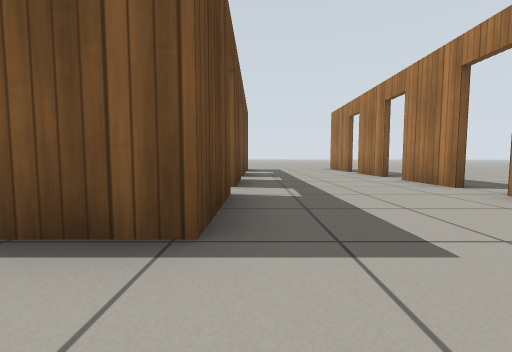
View 1 (above)

12 first-person views from a walk through a world built for the Gazebo simulator. The camera is 0.5 m above the floor, tilts 4° down and sees 90° across. The floor is counted in squares, 1 m on a side. Each view is taken from the middle of a square. On the plan, view 1 faces up. The plan holds only what a view shows up to about 9 squares ahead; the rest is blank. Gazebo's built-in surfaces are drawn with simple patterns.

View 2
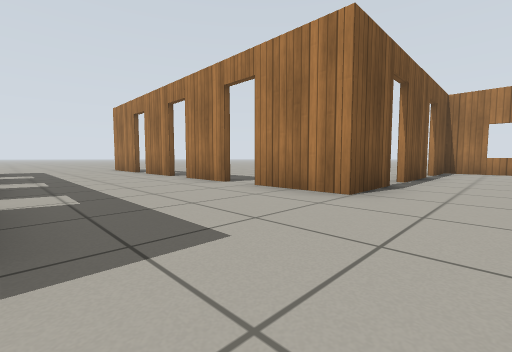

View 3
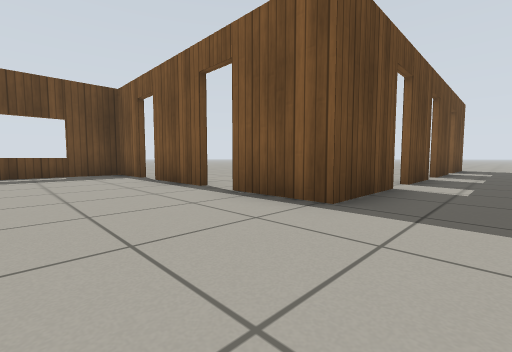

View 4
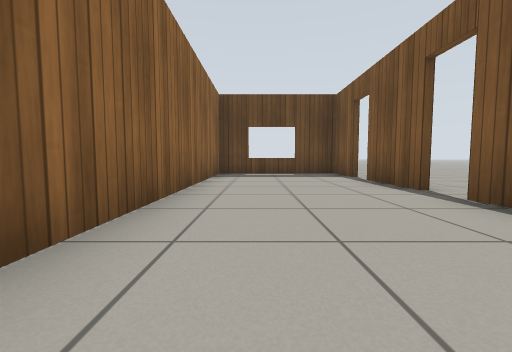

View 5
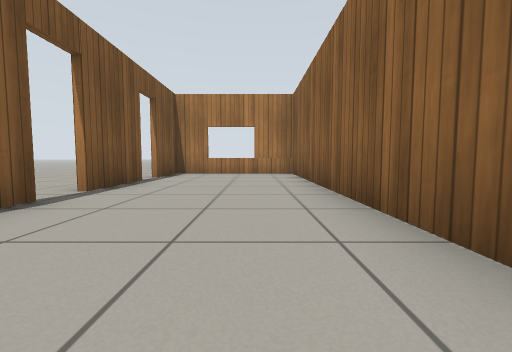

View 6
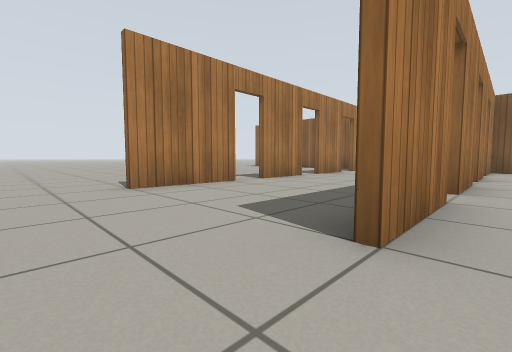

View 7
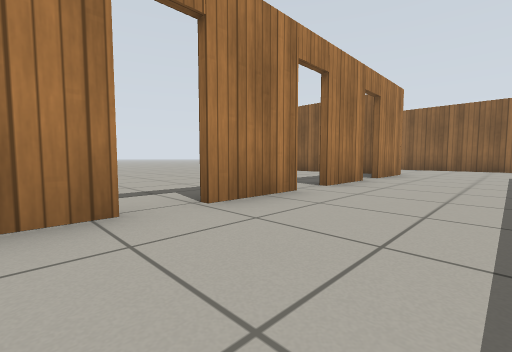

View 8
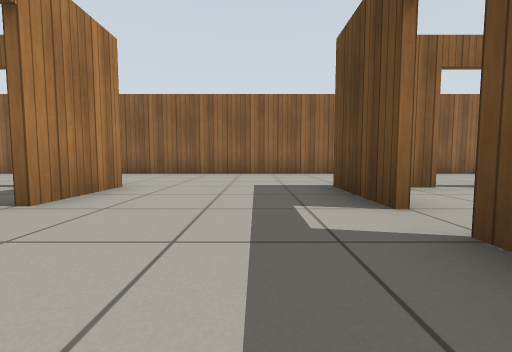

View 9
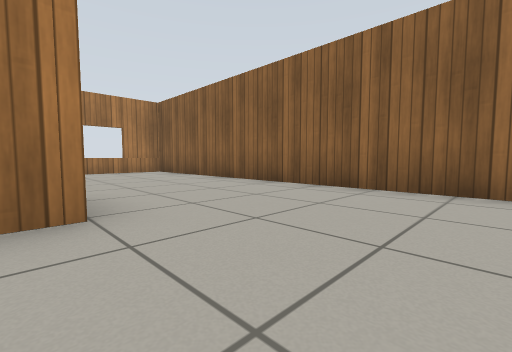

View 10
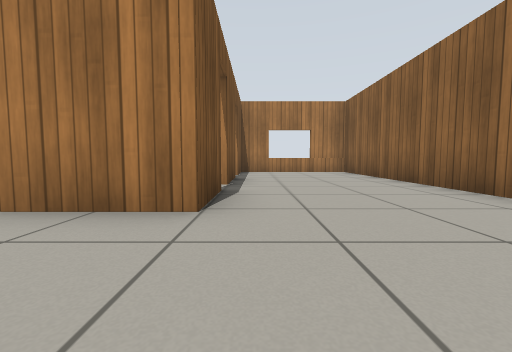

View 11
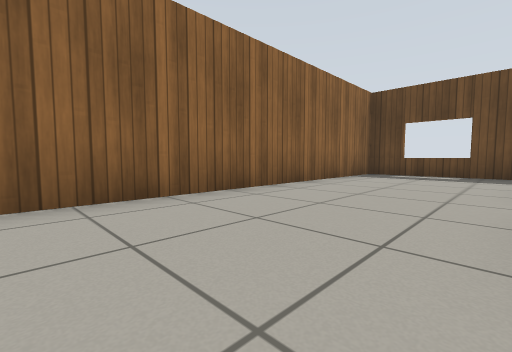

View 12
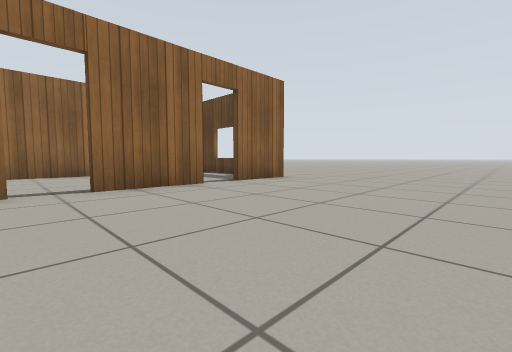

### Floor plan
Points are (right, up) in squares from view 1. A wall is a line through its corners. A room is listed if a view was taken in it or the views show most of it. See-through windows are left out.
Room 1 (views 1, 2, 3, 4, 5, 7, 8, 9, 10, 11)
walls: (-0.4, 3.6) (-0.4, 1.5) (-2.1, 1.5); (3.3, 4.2) (3.3, 5.9); (-0.4, 6) (-0.4, 4.4); (-2.9, 1.5) (-4.9, 1.5); (3.3, 6.6) (3.3, 8.5); (5, 1.5) (3.3, 1.5) (3.3, 3.5); (-0.4, 8.6) (-0.4, 6.9); (3.3, 9.2) (3.3, 11.6); (-5.6, 1.5) (-7.2, 1.5) (-7.2, -2.2) (10.2, -2.2) (10.2, 1.5) (8.5, 1.5); (7.8, 1.5) (5.8, 1.5); (-0.4, 10.5) (-0.4, 9.5)
ways out: opening at (0, 12.5) to room 2; open door at (-5.5, 2) to room 2; open door at (-2.5, 2) to room 2; open door at (-0.5, 4) to room 2; open door at (-0.5, 6.5) to room 2; open door at (-0.5, 9) to room 2; opening at (3, 12.5); open door at (3, 4); open door at (3, 6.5); open door at (3, 9); open door at (5.5, 2); open door at (8, 2)
Room 2 (views 6, 12)
walls: (-0.5, 6.9) (-0.5, 8.6); (-0.5, 9.5) (-0.5, 11.6); (-0.5, 4.4) (-0.5, 6); (-4.9, 1.7) (-2.9, 1.7); (-7.4, 1.7) (-5.7, 1.7); (-2.1, 1.7) (-0.5, 1.7) (-0.5, 3.6)
ways out: opening at (0, 12.5) to room 1; open door at (-5.5, 2) to room 1; open door at (-2.5, 2) to room 1; open door at (-0.5, 4) to room 1; open door at (-0.5, 6.5) to room 1; open door at (-0.5, 9) to room 1; opening at (-8, 2)

Positions as (right, up) in squares from view 1, and headings:
1: (0, 0), facing up
2: (0, 0), facing up-right
3: (1, -1), facing up-left
4: (1, -1), facing left
5: (2, -1), facing right
6: (-1, 13), facing down-right
7: (1, 10), facing down-right
8: (1, 6), facing down
9: (1, 2), facing down-right
10: (1, 1), facing right
11: (1, 1), facing down-left
12: (-2, 6), facing down-left
